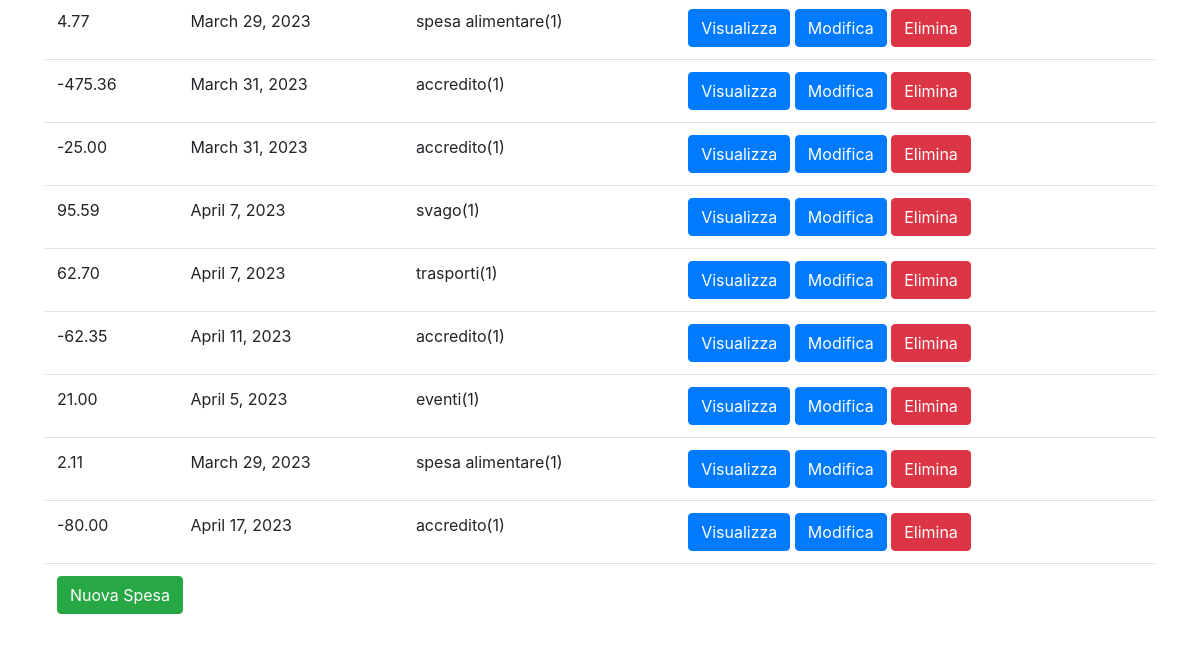
The app's page /expenses/ (signed in, lower part), older data.
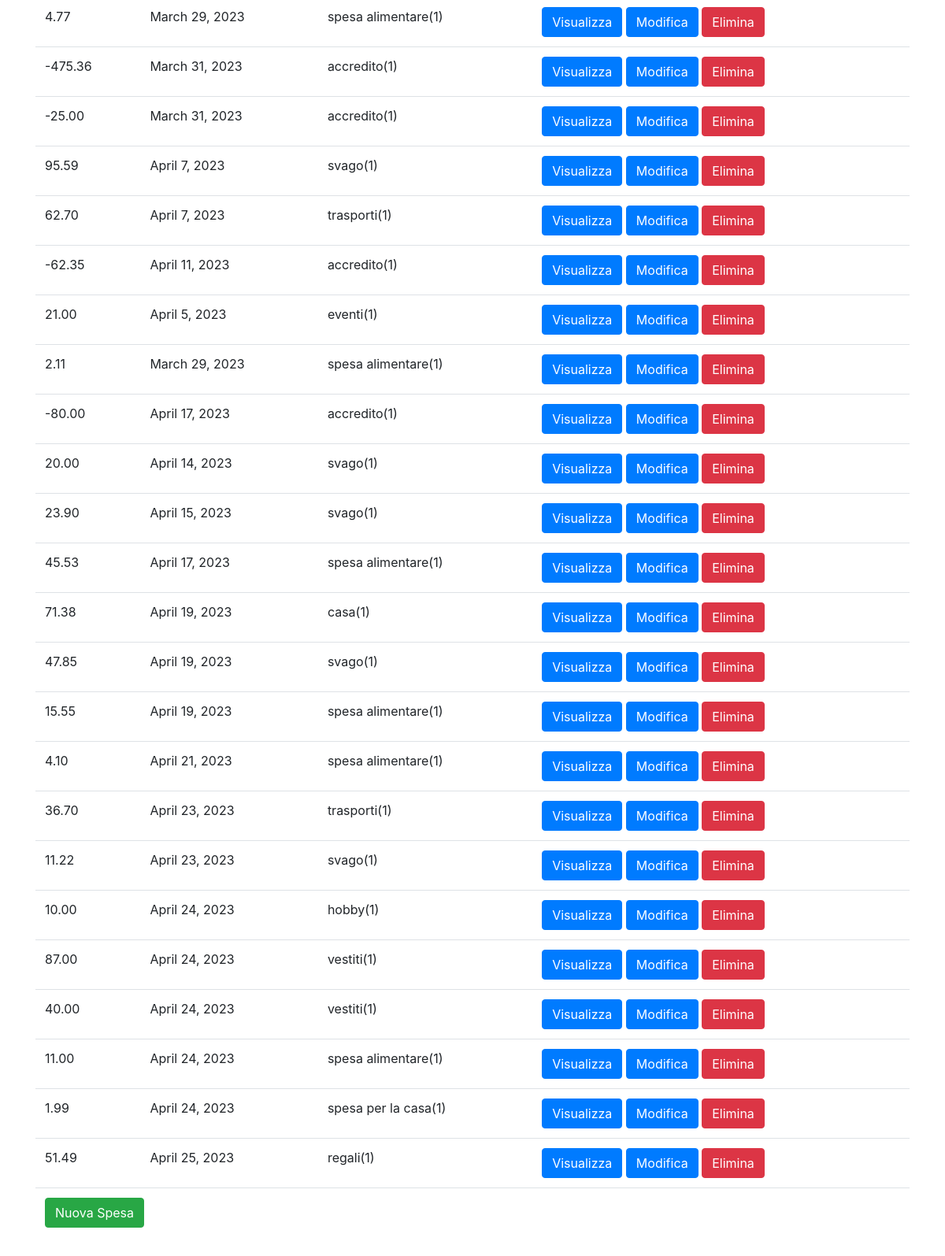
The same page, newer data.
### expenses/models.py (models this page shows, shortened)
class Expense(models.Model):
    user = models.ForeignKey(User, on_delete=models.CASCADE)
    balance = models.ForeignKey(Balance, on_delete=models.CASCADE)
    payment_method = models.ForeignKey(Payment_Method, on_delete=models.CASCADE)
    amount = models.DecimalField(max_digits = 6, decimal_places=2)
    date = models.DateField()
    category = models.ForeignKey(Category, on_delete=models.CASCADE)
    description = models.CharField(max_length=200)

class Category(models.Model):
    user = models.ForeignKey(User, on_delete=models.CASCADE)
    name = models.CharField(max_length=200)
    def __str__(self):
        return self.name + "(" + str(self.user.id) + ")"

### expenses/views.py (the view)
# urls.py: path('expenses/', views.expenses_list, name='expenses_list'),
@login_required
def expenses_list(request):
    expenses = Expense.objects.filter(user=request.user)
    return render(request, 'expenses_list.html', {'expenses': expenses})

### expenses/templates/expenses_list.html (shortened to what this page needs)
{% extends 'base.html' %}
{% block content %}
  <table class="table">
    <tbody>
      {% for expense in expenses %}
        <tr>
          <td>{{ expense.amount }}</td>
          <td>{{ expense.date }}</td>
          <td>{{ expense.category }}</td>
          <td>
            <a href="{% url 'expense_show' expense.pk %}" class="btn btn-primary">Visualizza</a>
            <a href="{% url 'expense_edit' expense.pk %}" class="btn btn-primary">Modifica</a>
            <a href="{% url 'expense_delete' expense.pk %}" class="btn btn-danger">Elimina</a>
          </td>
        </tr>
      {% empty %}
        <tr>
          <td colspan="4">Nessuna spesa trovata.</td>
        </tr>
      {% endfor %}
      <tr>
        <td colspan="4"><a href="{% url 'expense_new' %}" class="btn btn-success">Nuova Spesa</a></td>
      </tr>
    </tbody>
  </table>
{% endblock %}

Row changes from the older to the newer data that the page shows:
added Expense: amount "20.00", date "April 14, 2023", category "svago(1)"
added Expense: amount "23.90", date "April 15, 2023", category "svago(1)"
added Expense: amount "45.53", date "April 17, 2023", category "spesa alimentare(1)"
added Expense: amount "71.38", date "April 19, 2023", category "casa(1)"
added Expense: amount "47.85", date "April 19, 2023", category "svago(1)"
added Expense: amount "15.55", date "April 19, 2023", category "spesa alimentare(1)"
added Expense: amount "4.10", date "April 21, 2023", category "spesa alimentare(1)"
added Expense: amount "36.70", date "April 23, 2023", category "trasporti(1)"
added Expense: amount "11.22", date "April 23, 2023", category "svago(1)"
added Expense: amount "10.00", date "April 24, 2023", category "hobby(1)"
added Expense: amount "87.00", date "April 24, 2023", category "vestiti(1)"
added Expense: amount "40.00", date "April 24, 2023", category "vestiti(1)"
added Expense: amount "11.00", date "April 24, 2023", category "spesa alimentare(1)"
added Expense: amount "1.99", date "April 24, 2023", category "spesa per la casa(1)"
added Expense: amount "51.49", date "April 25, 2023", category "regali(1)"
